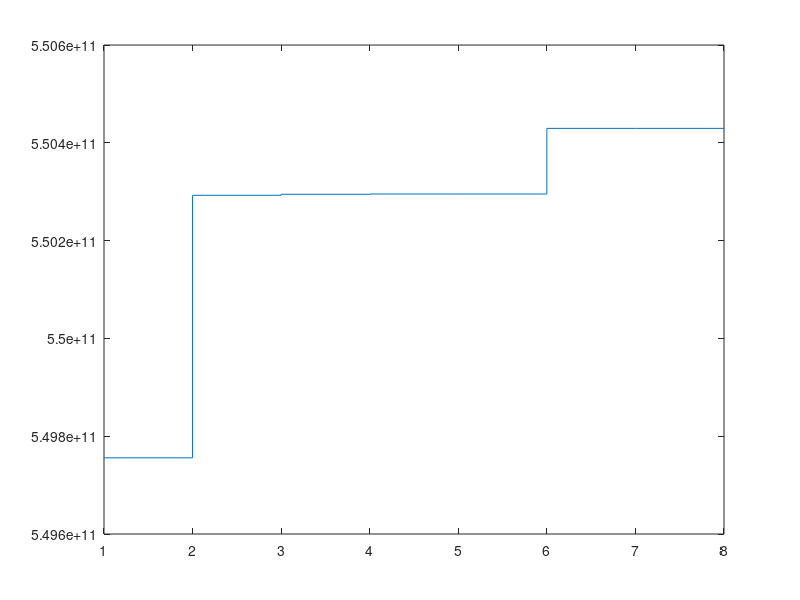

Source code (MATLAB):
clc
clear all 
close all
%% Boolean dynamic simulation TAMCLL GRN
% This code computes de dynamic simulation of a Boolean network based on
% its Boolean functions
%% Description of network
% IFNg(t+1)   = IFNg
% GMCSF(t+1)  = GMCSF
% IL1(t+1)    = IL1
% LPS(t+1)    = LPS
% IC(t+1)     = IC
% IL13(t+1)   = IL13
% IL4(t+1)    = IL4
% IL10(t+1)   = IL10
% MCSF(t+1)   = MCSF
% HMGB1(t+1)  = HMGB1
% IFNgR(t+1)  = IFNg | IFNab & ! SOCS1
% CSF2Ra(t+1) = GMCSF
% IL1R(t+1)   = IL1 | IL1b
% TLR4(t+1)   = LPS & ! FCgR
% FCgR(t+1)   = IC & (LPS | IL1)
% IL4Ra(t+1)  = IL4 & IL13
% IL10r(t+1)  = IL10 | IL10s
% MCSFr(t+1)  = MCSF
% STAT1(t+1)  = IFNgR | STAT1 & ! STAT6
% STAT5(t+1)  = CSF2Ra & ! (STAT3 | IRF4)
% NFkb(t+1)   = (STAT1 | TNFa | TLR4 | IL1R) & ! (STAT6 | FCgR | PPARg | KLF4)
% PPARg(t+1)  = IL4Ra | MCSFr | ERK & ! STAT6
% STAT6(t+1)  = IL4Ra | MCSFr
% JMJD3(t+1)  = IL4Ra | MCSFr
% STAT3(t+1)  = (IL10r | EGF | STAT3) & ! (FCgR | PPARg)
% IRF3(t+1)   = TLR4
% ERK(t+1)    = FCgR
% KLF4(t+1)   = STAT6
% SOCS1(t+1)  = STAT6 | STAT1
% IRF4(t+1)   = JMJD3
% IRF5(t+1)   = STAT5 & ! IRF4
% IL1b(t+1)   = NFkb | TNFa
% IFNab(t+1)  = IRF3
% EGF(t+1)    = ERK | STAT3
% IL12(t+1)   = STAT1 | STAT5 | NFkb
% IL10s(t+1)  = (PPARg | STAT3) & ! (IRF5 | TNFa)
% TNFa(t+1)   = IRF5 & ! IL10s
% TGFb(t+1)   = STAT3 & ! TNFa
% HIF1A(t+1)  = (STAT3 | IL10s) & ! STAT1
% RAGE(t+1)   = HMGB1
%% Initial conditions
x0=[1 0 0 0 0 0 0 0 0 0 0 0 0 0 0 0 0 0 0 0 0 0 0 0 0 0 0 0 0 0 0 0 0 0 0 0 0 0 0 0];
IFNg = x0(:,1);
GMCSF = x0(:,2);
IL1 = x0(:,3);
LPS = x0(:,4);
IC = x0(:,5);
IL13 = x0(:,6);
IL4 = x0(:,7);
IL10 = x0(:,8);
MCSF = x0(:,9);
HMGB1 = x0(:,10);
IFNgR = x0(:,11);
CSF2Ra = x0(:,12); 
IL1R = x0(:,13);
TLR4 = x0(:,14);
FCgR = x0(:,15);
IL4Ra = x0(:,16);
IL10r = x0(:,17);
MCSFr = x0(:,18);
STAT1 = x0(:,19);
STAT5 = x0(:,20);
NFkb = x0(:,21);
PPARg = x0(:,22);
STAT6 = x0(:,23);
JMJD3 = x0(:,24);
STAT3 = x0(:,25);
IRF3 = x0(:,26);
ERK = x0(:,27);
KLF4 = x0(:,28);
SOCS1 = x0(:,29);
IRF4 = x0(:,30);
IRF5 = x0(:,31);
IL1b = x0(:,32);
IFNab = x0(:,33);
EGF = x0(:,34);
IL12 = x0(:,35);
IL10s = x0(:,36);
TNFa = x0(:,37);
TGFb = x0(:,38);
HIF1A = x0(:,39);
RAGE = x0(:,40);
%% Parameters of simulation
i = 1;                  % Index of simulation
s = 7;                 % number of step
IFNg(:,i) = IFNg;
GMCSF(:,i) = GMCSF;
IL1(:,i) = IL1;
LPS(:,i) = LPS;
IC(:,i) = IC;
IL13(:,i) = IL13;
IL4(:,i) = IL4;
IL10(:,i) = IL10;
MCSF(:,i) = MCSF;
HMGB1(:,i) = HMGB1;
IFNgR(:,i) = IFNgR;
CSF2Ra(:,i) = CSF2Ra; 
IL1R(:,i) = IL1R;
TLR4(:,i) = TLR4;
FCgR(:,i) = FCgR;
IL4Ra(:,i) = IL4Ra;
IL10r(:,i) = IL10r;
MCSFr(:,i) = MCSFr;
STAT1(:,i) = STAT1;
STAT5(:,i) = STAT5;
NFkb(:,i) = NFkb;
PPARg(:,i) = PPARg;
STAT6(:,i) = STAT6;
JMJD3(:,i) = JMJD3;
STAT3(:,i) = STAT3;
IRF3(:,i) = IRF3;
ERK(:,i) = ERK;
KLF4(:,i) = KLF4;
SOCS1(:,i) = SOCS1;
IRF4(:,i) = IRF4;
IRF5(:,i) = IRF5;
IL1b(:,i) = IL1b;
IFNab(:,i) = IFNab;
EGF(:,i) = EGF;
IL12(:,i) = IL12;
IL10s(:,i) = IL10s;
TNFa(:,i) = TNFa;
TGFb(:,i) = TGFb;
HIF1A(:,i) = HIF1A;
RAGE(:,i) = RAGE;
xs = [IFNg(:,1), GMCSF(:,1), IL1(:,1), LPS(:,1), IC(:,1), IL13(:,1),...
    IL4(:,1), IL10(:,1), MCSF(:,1), HMGB1(:,1), IFNgR(:,1), CSF2Ra(:,1),...
    IL1R(:,1), TLR4(:,1), FCgR(:,1), IL4Ra(:,1), IL10r(:,1), MCSFr(:,1),...
    STAT1(:,1), STAT5(:,1), NFkb(:,1), PPARg(:,1), STAT6(:,1), JMJD3(:,1),...
    STAT3(:,1), IRF3(:,1), ERK(:,1), KLF4(:,1), SOCS1(:,1), IRF4(:,1),...
    IRF5(:,1), IL1b(:,1), IFNab(:,1), EGF(:,1), IL12(:,1), IL10s(:,1),...
    TNFa(:,1),TGFb(:,1), HIF1A(:,1), RAGE(:,1)];
%% Boolean simulation of the network
for i = 1:s
    IFNg(:,i+1) = IFNg(:,i);
    GMCSF(:,i+1) = GMCSF(:,i);
    IL1(:,i+1) = IL1(:,i);
    LPS(:,i+1) = LPS(:,i);
    IC(:,i+1) = IC(:,i);
    IL13(:,i+1) = IL13(:,i);
    IL4(:,i+1) = IL4(:,i);
    IL10(:,i+1) = IL10(:,i);
    MCSF(:,i+1) = MCSF(:,i);
    HMGB1(:,i+1) = HMGB1(:,i);
    IFNgR(:,i+1)  = IFNg(:,i) | IFNab(:,i) & not(SOCS1(:,i));
    CSF2Ra(:,i+1) = GMCSF(:,i);
    IL1R(:,i+1)   = IL1(:,i) | IL1b(:,i);
    TLR4(:,i+1)   = LPS(:,i) & not(FCgR(:,i));
    FCgR(:,i+1)   = IC(:,i) & (LPS(:,i) | IL1(:,i));
    IL4Ra(:,i+1)  = IL4(:,i) & IL13(:,i);
    IL10r(:,i+1)  = IL10(:,i) | IL10s(:,i);
    MCSFr(:,i+1)  = MCSF(:,i);
    STAT1(:,i+1)  = IFNgR(:,i) | STAT1(:,i) & not(STAT6(:,i));
    STAT5(:,i+1)  = CSF2Ra(:,i) & not(STAT3(:,i) | IRF4(:,i));
    NFkb(:,i+1)   = (STAT1(:,i) | TNFa(:,i) | TLR4(:,i) | IL1R(:,i)) & not(STAT6(:,i) | FCgR(:,i) | PPARg(:,i) | KLF4(:,i));
    PPARg(:,i+1)  = IL4Ra(:,i) | MCSFr(:,i) | ERK(:,i) & not(STAT6(:,i));
    STAT6(:,i+1)  = IL4Ra(:,i) | MCSFr(:,i);
    JMJD3(:,i+1)  = IL4Ra(:,i) | MCSFr(:,i);
    STAT3(:,i+1)  = (IL10r(:,i) | EGF(:,i) | STAT3(:,i)) & not(FCgR(:,i) | PPARg(:,i));
    IRF3(:,i+1)   = TLR4(:,i);
    ERK(:,i+1)    = FCgR(:,i);
    KLF4(:,i+1)   = STAT6(:,i);
    SOCS1(:,i+1)  = STAT6(:,i) | STAT1(:,i);
    IRF4(:,i+1)   = JMJD3(:,i);
    IRF5(:,i+1)   = STAT5(:,i) & not(IRF4(:,i));
    IL1b(:,i+1)   = NFkb(:,i) | TNFa(:,i);
    IFNab(:,i+1)  = IRF3(:,i);
    EGF(:,i+1)    = ERK(:,i) | STAT3(:,i);
    IL12(:,i+1)   = STAT1(:,i) | STAT5(:,i) | NFkb(:,i);
    IL10s(:,i+1)  = (PPARg(:,i) | STAT3(:,i)) & not(IRF5(:,i) | TNFa(:,i));
    TNFa(:,i+1)   = IRF5(:,i) & not(IL10s(:,i));
    TGFb(:,i+1)   = STAT3(:,i) & not(TNFa(:,i));
    HIF1A(:,i+1)  = (STAT3(:,i) | IL10s(:,i)) & not(STAT1(:,i));
    RAGE(:,i+1)   = HMGB1(:,i);
    xt(i,:)=[IFNg(:,i+1), GMCSF(:,i+1), IL1(:,i+1), LPS(:,i+1), IC(:,i+1),...
        IL13(:,i+1), IL4(:,i+1), IL10(:,i+1), MCSF(:,i+1), HMGB1(:,i+1),...
        IFNgR(:,i+1), CSF2Ra(:,i+1), IL1R(:,i+1), TLR4(:,i+1), FCgR(:,i+1),...
        IL4Ra(:,i+1), IL10r(:,i+1), MCSFr(:,i+1), STAT1(:,i+1), STAT5(:,i+1),...
        NFkb(:,i+1), PPARg(:,i+1), STAT6(:,i+1), JMJD3(:,i+1), STAT3(:,i+1),...
        IRF3(:,i+1), ERK(:,i+1), KLF4(:,i+1), SOCS1(:,i+1), IRF4(:,i+1),...
        IRF5(:,i+1), IL1b(:,i+1), IFNab(:,i+1), EGF(:,i+1), IL12(:,i+1),...
        IL10s(:,i+1), TNFa(:,i+1),TGFb(:,i+1), HIF1A(:,i+1), RAGE(:,i+1)];
end
%% Visualization of dyynamic transition of the network
xt
% Binario a decimal
r = bin2dec(num2str([x0;xt]))
% Decimal a binario 
% dec2bin(6,3)
stairs(r)